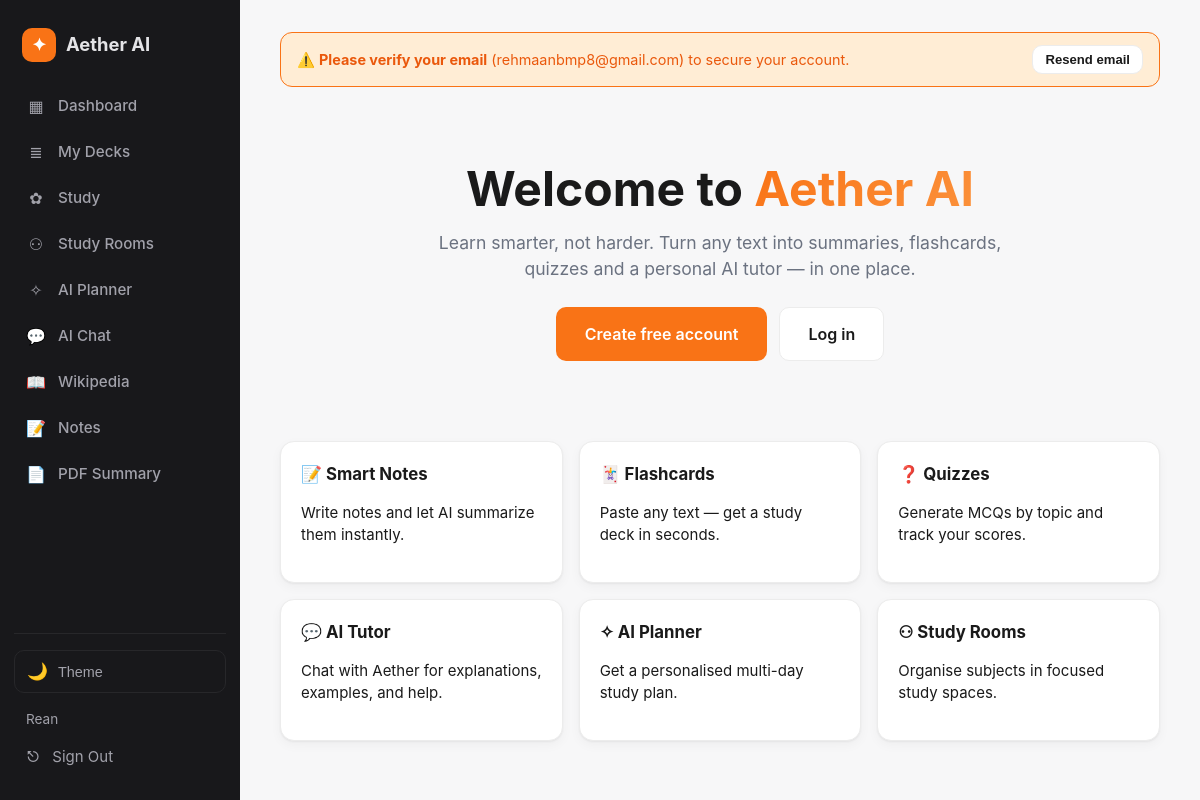
Page /welcome (signed in) on the earlier database version.
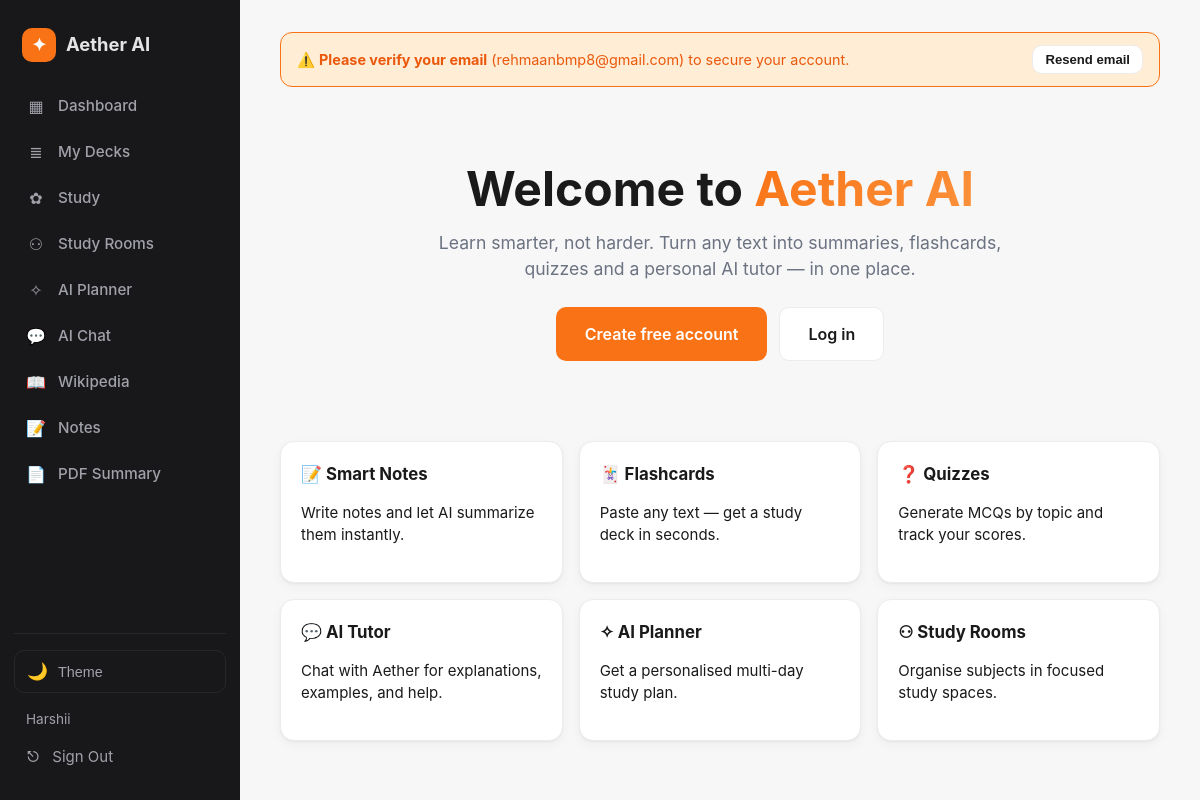
Same page on the later database version.
### app/models.py (models this page shows, shortened)
class User(UserMixin, db.Model):
    __tablename__ = "users"
    id = db.Column(db.Integer, primary_key=True)
    email = db.Column(db.String(120), unique=True, nullable=False)
    name = db.Column(db.String(80), nullable=False, default="Learner")
    password_hash = db.Column(db.String(256), nullable=False)
    email_verified = db.Column(db.Boolean, default=False)
    created_at = db.Column(db.DateTime, default=datetime.utcnow)
    notes = db.relationship("Note", backref="user", cascade="all,delete", lazy=True)
    decks = db.relationship("Deck", backref="user", cascade="all,delete", lazy=True)
    quizzes = db.relationship("Quiz", backref="user", cascade="all,delete", lazy=True)
    sessions = db.relationship("ChatSession", backref="user", cascade="all,delete", lazy=True)
    plans = db.relationship("StudyPlan", backref="user", cascade="all,delete", lazy=True)
    rooms = db.relationship("StudyRoom", backref="user", cascade="all,delete", lazy=True)
    activities = db.relationship("StudyActivity", backref="user", cascade="all,delete", lazy=True)

### app/routes/main.py (the view)
@main_bp.route("/welcome")
def welcome():
    return render_template("home.html", user=current_user)

### app/templates/home.html
{% extends "base.html" %}
{% block content %}
<section class="hero">
  <h1>Welcome to <span class="grad">{{ BRAND }}</span></h1>
  <p class="lead">{{ TAGLINE }} Turn any text into summaries, flashcards, quizzes and a personal AI tutor — in one place.</p>
  <div class="hero-cta">
    <a class="btn-lg" href="{{ url_for('auth.register') }}">Create free account</a>
    <a class="btn-lg btn-outline" href="{{ url_for('auth.login') }}">Log in</a>
  </div>
</section>
<section class="features">
  <div class="card"><h3>📝 Smart Notes</h3><p>Write notes and let AI summarize them instantly.</p></div>
  <div class="card"><h3>🃏 Flashcards</h3><p>Paste any text — get a study deck in seconds.</p></div>
  <div class="card"><h3>❓ Quizzes</h3><p>Generate MCQs by topic and track your scores.</p></div>
  <div class="card"><h3>💬 AI Tutor</h3><p>Chat with Aether for explanations, examples, and help.</p></div>
  <div class="card"><h3>✧ AI Planner</h3><p>Get a personalised multi-day study plan.</p></div>
  <div class="card"><h3>⚇ Study Rooms</h3><p>Organise subjects in focused study spaces.</p></div>
</section>
{% endblock %}

### app/templates/base.html (shortened to what this page needs)
<!DOCTYPE html>
<html lang="en">
<head>
  <link rel="stylesheet" href="{{ url_for('static', filename='css/styles.css') }}">
</head>
<body class="{% if current_user.is_authenticated %}has-sidebar{% endif %}">
{% if current_user.is_authenticated %}
  <aside class="sidebar" id="sidebar">
    <a class="brand" href="{{ url_for('dashboard.index') }}">
      <span class="brand-logo">✦</span>
      <span class="brand-name">{{ BRAND }}</span>
    </a>
    <nav class="side-nav">
      <a href="{{ url_for('dashboard.index') }}"
         class="{% if request.endpoint == 'dashboard.index' %}active{% endif %}">
        <span class="ico">▦</span> Dashboard
      </a>
      <a href="{{ url_for('flashcards.index') }}"
         class="{% if request.blueprint == 'flashcards' %}active{% endif %}">
        <span class="ico">≣</span> My Decks
      </a>
      <a href="{{ url_for('quizzes.index') }}"
         class="{% if request.blueprint == 'quizzes' %}active{% endif %}">
        <span class="ico">✿</span> Study
      </a>
      <a href="{{ url_for('rooms.index') }}"
         class="{% if request.blueprint == 'rooms' %}active{% endif %}">
        <span class="ico">⚇</span> Study Rooms
      </a>
      <a href="{{ url_for('planner.index') }}"
         class="{% if request.blueprint == 'planner' %}active{% endif %}">
        <span class="ico">✧</span> AI Planner
      </a>
      <a href="{{ url_for('chat.index') }}"
         class="{% if request.blueprint == 'chat' %}active{% endif %}">
        <span class="ico">💬</span> AI Chat
      </a>
      <a href="{{ url_for('wikipedia.index') }}"
         class="{% if request.blueprint == 'wikipedia' %}active{% endif %}">
        <span class="ico">📖</span> Wikipedia
      </a>
      <a href="{{ url_for('notes.index') }}"
         class="{% if request.blueprint == 'notes' %}active{% endif %}">
        <span class="ico">📝</span> Notes
      </a>
      <a href="{{ url_for('pdf.index') }}"
         class="{% if request.blueprint == 'pdf' %}active{% endif %}">
        <span class="ico">📄</span> PDF Summary
      </a>
    </nav>
        <div class="side-bottom">
      <button class="theme-toggle" id="theme-toggle" aria-label="Toggle dark mode">
        <span class="theme-icon-dark">🌙</span>
        <span class="theme-label">Theme</span>
      </button>
      <div class="user-line">{{ current_user.name }}</div>
      <a class="side-logout" href="{{ url_for('auth.logout') }}">
        <span class="ico">⎋</span> Sign Out
      </a>
    </div>
  </aside>
{% endif %}
<main class="{% if current_user.is_authenticated %}content{% else %}container{% endif %}">
  {% if current_user.is_authenticated and not current_user.email_verified %}
    <div class="verify-banner">
      <span>
        ⚠️ <strong>Please verify your email</strong> ({{ current_user.email }}) to secure your account.
      </span>
      <form method="POST" action="{{ url_for('auth.resend_verification') }}" style="display:inline;">
        <button class="btn-outline small">Resend email</button>
      </form>
    </div>
  {% endif %}
  {% block content %}{% endblock %}
</main>
</body>
</html>

Differences in the rows shown:
changed User "rehmaanbmp8@gmail.com": name "Rean" → "Harshii"
